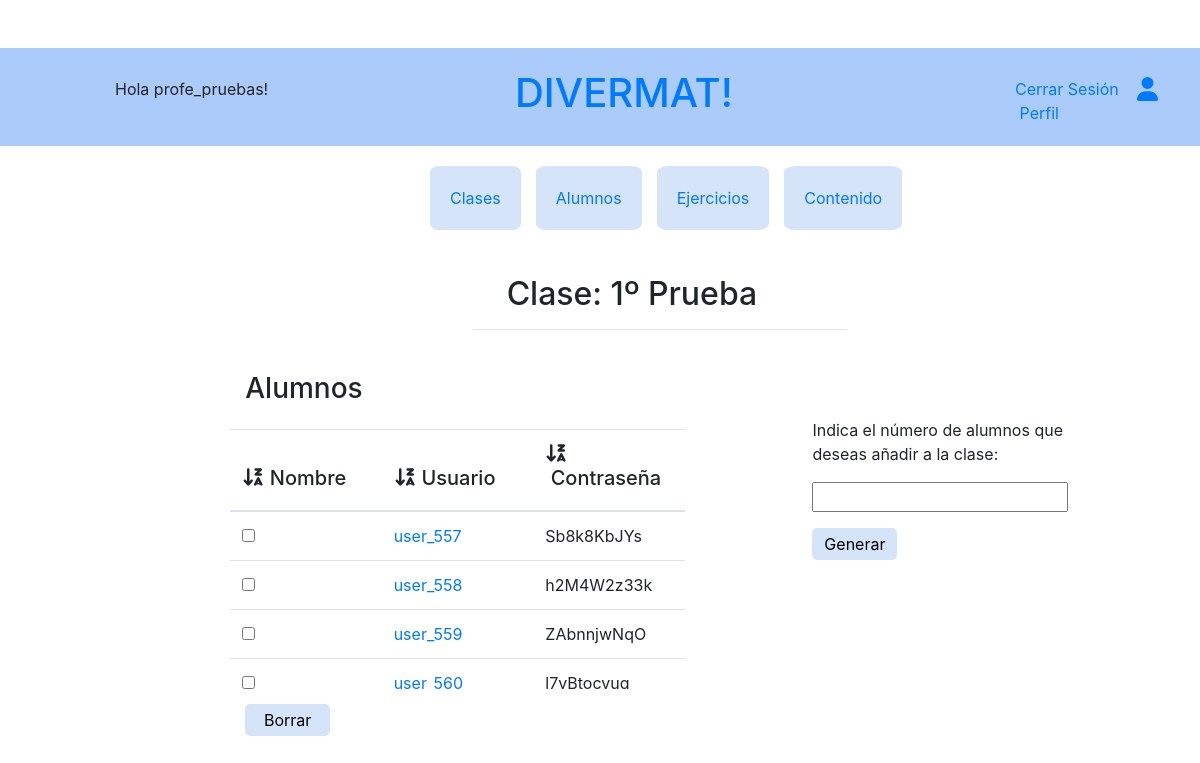
The page /divermat/alumnosclase/75/ (signed in) on the database its author committed.
### divermat/models.py (models this page shows, shortened)
class Clase(models.Model):
    curso = models.ForeignKey(Curso, on_delete=models.CASCADE,
                              default=None, null=True) #Hacerlo con choices valores 1 2 3 y 4 e internamente hacer la referencia
    nombre = models.CharField(max_length=15, default=None)
    centro = models.CharField(max_length=150, default=None)
    ano_academico = models.DateField()
    n_alumnos = models.IntegerField(default=None,null=True)
    profesor = models.ForeignKey(Profesor,
                                 on_delete=models.CASCADE,
                                 default=None, null=True)
    ejercicios = models.ManyToManyField(Ejercicio,
                                 default=None)#Lista con un dic que tenga los ids de los ejercicios asignados y lista alum hecho
    class Meta:
        ordering = ('ano_academico','curso', 'nombre', 'centro', )

class Curso(models.Model):
    curso = models.CharField(max_length=1, default=None)
    class Meta:
        ordering = ('curso', )
    def __str__(self):
        return str(self.curso)

class Usuario(User):
    tipo = models.BooleanField(default=1, choices=[(0,'Profesor'),(1,'Alumno')], null=True)
    centro = models.CharField(max_length=150, default=None, null=True)
    class Meta:
        abstract = True

class Alumno(Usuario):
    password_temporal = models.CharField(max_length=15,default=None,null=True)
    curso = models.ForeignKey(Curso, on_delete=models.CASCADE,
                              default=0, null=True)
    clase = models.ForeignKey(Clase, on_delete=models.CASCADE, default=None, null=True)
    numexamen = models.IntegerField(default=0,null=True)
    class Meta:
        ordering = ('first_name', 'last_name', )

### divermat/views.py (the view, shortened to what this page needs)
# urls.py: url(r'^alumnosclase/(?P<claseid>[\w]+)/$', views.alumnosclase, name='alumnosclase'),
@login_required
def alumnosclase(request, claseid=None):
    content={}
    content['registro'] = False
    content['profesor'] = True
    try:
        usuario = Profesor.objects.get(username=request.user)
        if claseid:
            try:
                try:
                    c=Clase.objects.get(id=int(claseid))
                except ValueError:
                    return redirect('clases')
                alumnos = getAlumnosClase(c.id)
                content['clase'] = c
                content['alumnos'] = alumnos
            except Clase.DoesNotExist:
                return redirect('clases')
        form = NuevoAlumno(None,None)
        content['form'] = form
        return render(request,'divermat/alumnosclase.html', context=content,)
    except Profesor.DoesNotExist:
        return redirect('index')

### divermat/forms.py (shortened to what this page needs)
class NuevoAlumno(forms.Form):
    n_alumnos = forms.IntegerField(label="Indica el nº de alumnos")

### divermat/views.py (called while the page is built)
def getAlumnosClase(claseid):
    clase = Clase.objects.filter(id=claseid)[0]
    alumnos = Alumno.objects.filter(clase=clase)
    return alumnos

### templates/divermat/alumnosclase.html (shortened to what this page needs)
{% extends "divermat/base.html" %}
{% block body_block %}
    <div class="container-fluid">
        <div class="row">
            <div class="col-12">
                <div class="row">
                    <div class="col-xs-5 col-md-5 col-lg-5 offset-md-3">
                        <h2>&nbsp;&nbsp;&nbsp;&nbsp;Clase:&nbsp;{{clase.curso}}º&nbsp;{{clase.nombre}}</h2><hr/>
                    </div>
                </div>
                <div class="row">
                    <div class="col-xs-6 col-md-6 col-lg-6">
                        <form id="borrarAlumno" action="" method="POST">
                            <table>
                                <thead>
                                    <tr>
                                        <th>
                                            <h3>Alumnos</h3>
                                        </th>
                                    </tr>
                                </thead>
                            </table>
                            <div class="table-wrapper-scroll-y my-custom-scrollbar" style="height: 260px!important;">
                                <table id="myTable" class="table-hover table" style=" border-collapse: collapse !important;  text-align: left;">
                                    <thead>
                                        <tr>
                                            <th onclick="sortTable(0,'myTable',1)">
                                                <h5>
                                                    <i class="fa-solid fa-arrow-down-z-a"></i>&nbsp;Nombre
                                                </h5>
                                            </th>
                                            <th onclick="sortTable(1,'myTable',1)">
                                                <h5><i class="fa-solid fa-arrow-down-z-a"></i>&nbsp;Usuario</h5>
                                            </th>
                                            <th onclick="sortTable(2,'myTable',1)">
                                                <h5><i class="fa-solid fa-arrow-down-z-a"></i>&nbsp;Contraseña</h5>
                                            </th>
                                        </tr>
                                    </thead>
                                    {%for alumno in alumnos%}
                                        <tr>
                                            <td>
                                                <input type="checkbox" name="Alumnos" value={{alumno.id}}> </input> {{alumno.first_name}}&nbsp;{{alumno.last_name}}
                                            </td>
                                            <td>
                                                <a href="{% url 'seguimientoalumnoclase' alumno.id%}">{{alumno.username}}</a>
                                            </td>
                                            <td>
                                                {% if alumno.password_temporal %}
                                                    {{alumno.password_temporal}}
                                                {%endif%}
                                            </td>
                                        </tr>
                                    {%endfor%}
                                </table>
                            </div>
                            <table>
                                <thead>
                                    <tr>
                                        <th>
                                            <input class="boton" type="submit" value="Borrar"></input>
                                        </th>
                                    </tr>
                                </thead>
                            </table>
                        </form>
                    </div>
                    <div class="col-xs-4 col-md-4 col-lg-4 offset-md-1">
                        <table>
                            <tr>
                                <td>
                                    <div>
                                        <form id="NuevoAlumno" method="post">
                                            <p>Indica el número de alumnos que deseas añadir a la clase:</p>
                                            <p>{{form.n_alumnos}}</p>
                                            <input class="boton" type="submit" value="Generar">
                                        </form>
                                    </div>
                                </td>
                            </tr>
                        </table>
                    </div>
                </div>
            </div>
        </div>
    </div>
{% endblock %}

### templates/divermat/base.html (shortened to what this page needs)
<!DOCTYPE html>
{% load static %}
<html>
    <head>
        <link  rel="stylesheet" type="text/css" href="{% static 'estilo.css' %}" />
        <link  rel="stylesheet" type="text/css" href="{% static 'bootstrap.min.css' %}">
    </head>
    <body class="container-fluid">
        <div class="row" style="background: rgb(171, 203, 250);">
            <div class="col-xs-2 col-md-2 col-lg-2 offset-md-1" style="background: rgb(171, 203, 250);">
                <br>
                {% if user.is_authenticated %}
                    <p>
                        Hola {{user.get_username}}!
                    </p>
                {%else%}
                   <p>Bienvenido!</p>
                {%endif%}
            </div>
            <div class="col-xs-3 col-md-3 col-lg-3 align-self-center offset-md-2 " style="background: rgb(171, 203, 250);">
                <h1><a href="{% url 'index' %}">DIVERMAT!</a></h1>
            </div>
            {% if user.is_authenticated %}
                <div class="col-xs-2 col-md-2 col-lg-2 offset-md-2" style="background: rgb(171, 203, 250);">
                    <br>
                    <p>
                        <a href="{% url 'cerrar_sesion' %}">Cerrar Sesión</a>&nbsp;&nbsp;
                        <a href="{% url 'perfil' %}">&nbsp;<i class="fa-solid fa-user fa-xl"></i>&nbsp;Perfil</a>
                    </p>
                </div>
            {% endif %}
        </div>
        <div class="row">
            <div class="col-xs-4 col-sm-4 col-lg-4"></div>
            <div class="col-xs-6 col-sm-6 col-lg-6">
                {% if registro is False%}
                    <div class="menu">
                        <table >
                            {% if profesor is True %}
                                <td>
                                    <a href="{% url 'clases' %}">Clases</a>
                                </td>
                                <td>
                                    <a href="{% url 'alumnos' %}">Alumnos</a>
                                </td>
                                <td>
                                    <a href="{% url 'index' %}">Ejercicios</a>
                                </td>
                                <td>
                                    <a href="{% url 'contenido' %}">Contenido</a>
                                </td>
                            {%endif%}
                        </table>
                    </div>
                {% endif %}
            </div>
            <div class="col-xs-4 col-sm-4 col-lg-4"></div>
        </div>
        <div class="row">
            <div class="col-xs-2 col-sm-2 col-lg-2">
            </div>
            <div class="col-xs-10 col-sm-10 col-lg-10">
                {% block body_block %}
                {% endblock %}
            </div>
        </div>
    </body>
</html>

### divermat/static/estilo.css (style rules this page uses)
.my-custom-scrollbar { position: relative !important; height: 400px !important; overflow: auto !important; }
.table-wrapper-scroll-y { display: block !important; }
thead tr th { position: sticky; top: 0; z-index: 10; background-color: #ffffff; }
* { box-sizing: border-box; }
[class*="col-"] { float: left; padding: 5px; }
@media only screen and (min-width: 768px) { .col-12 { width: 100%; } }
.menu { text-align:center !important; }
.menu table td { background: rgb(214, 228, 250) !important; border-radius: 10% !important; border-collapse: unset !important; margin: 10px; padding:20px; width:90px; text-align:center; }
table { border-collapse:unset !important; }
table { table-layout: fixed!important; }
table tr th { width:fit-content !important; }
body { background-color:rgb(255, 255, 255) !important; }
h1 { font-family:"Comic Sans",serif; font-size: 40px; }
html, body { height: 100%; margin-top: 4%; }
th { cursor: pointer; }
table { border: none; border-spacing:15px; text-align: left; }
th { padding: 0.2%; text-align: left; }
td { padding: 0.6%; border-spacing: 15px; text-align: left; }
tr { padding: 1%; text-align: left; }
.boton { background-color: rgb(214, 228, 250) !important; color: black !important; border: 3px solid rgb(214, 228, 250) !important; width: 85px !important; height: 32px !important; border-radius: 5px !important; }

### rows shown on the page
Clase: curso "1", nombre "Prueba"
Alumno: username "user_557", password_temporal "Sb8k8KbJYs"
Alumno: username "user_558", password_temporal "h2M4W2z33k"
Alumno: username "user_559", password_temporal "ZAbnnjwNqO"
Alumno: username "user_560", password_temporal "l7yBtocvuq"

### other values the page prints
{{ user.get_username }} "profe_pruebas"
